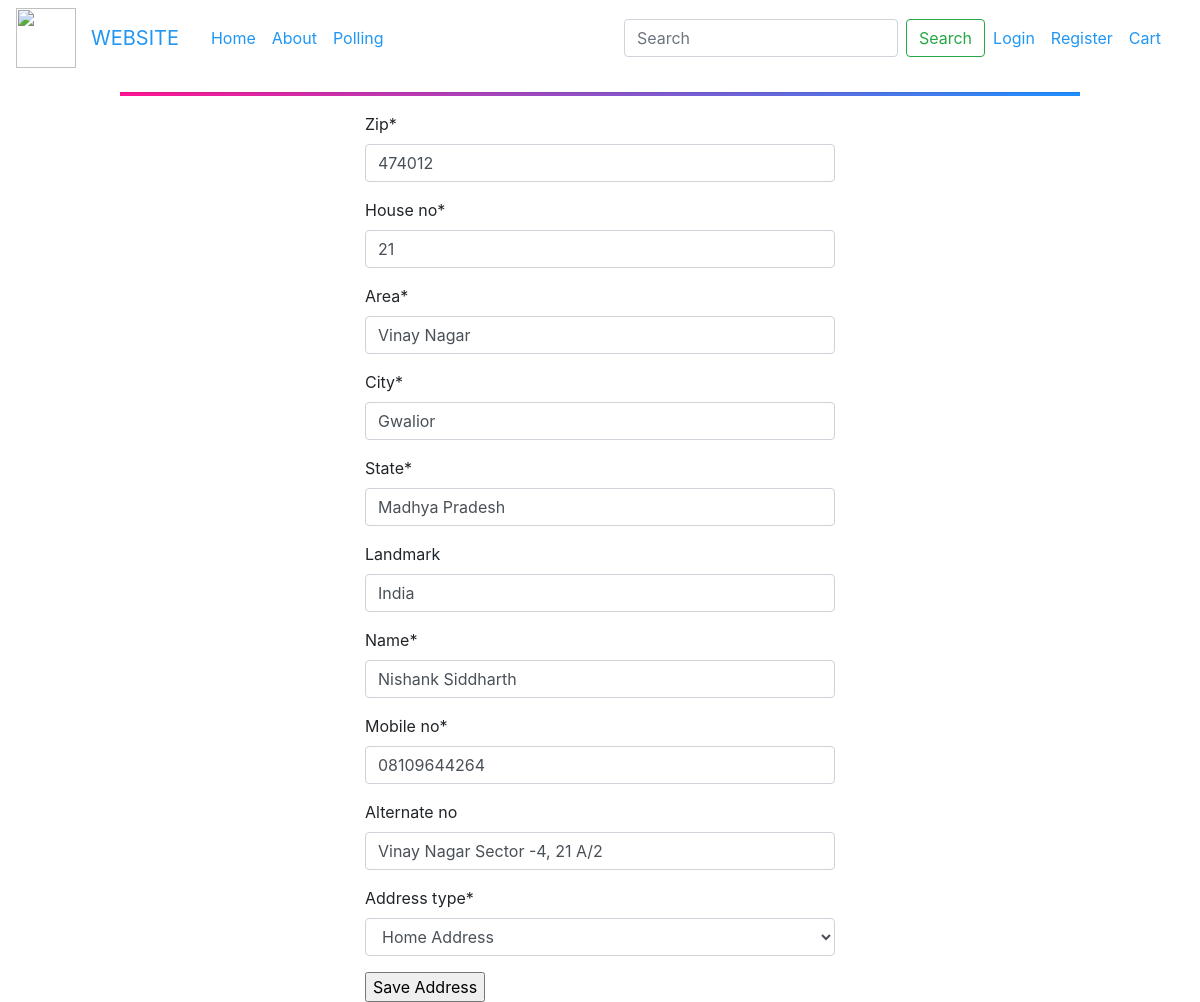
The app's page /address_form/1/ with its own data.
### users/models.py (models this page shows, shortened)
class Address(models.Model):
    user = models.ForeignKey(User, related_name="addresses", on_delete=models.CASCADE)
    zip = models.CharField(max_length=10, blank=False, null=False)
    house_no = models.CharField(max_length=120, blank=False, null=False)
    area = models.CharField(max_length=120, blank=False, null=False)
    city = models.CharField(max_length=120, blank=False, null=False)
    state = models.CharField(max_length=120, blank=False, null=False)
    landmark = models.CharField(max_length=120, blank=True, null=True)
    name = models.CharField(max_length=120, blank=False, null=False)
    mobile_no = models.CharField(max_length=10, blank=False, null=False)
    alternate_no = models.CharField(max_length=10, blank=True, null=True)
    address_type = models.CharField(max_length=120, choices=ADDRESS_TYPE, default='H')

### users/views.py (the view)
# urls.py: re_path(r'^address_form/(?P<id>\d+)/$', user_views.edit_address, name='edit_address'),
def edit_address(request, id):
    if request.method == "POST":
        address = Address.objects.get(id=id)
        form = CheckoutForm(request.POST, instance=address)
        if form.is_valid():
            address.zip = form.cleaned_data['zip']
            address.house_no = form.cleaned_data['house_no']
            address.area = form.cleaned_data['area']
            address.city = form.cleaned_data['city']
            address.state = form.cleaned_data['state']
            address.landmark = form.cleaned_data['landmark']
            address.name = form.cleaned_data['name']
            address.mobile_no = form.cleaned_data['mobile_no']
            address.alternate_no = form.cleaned_data['alternate_no']
            address.zip = form.cleaned_data['zip']
            address.address_type = form.cleaned_data['address_type']
            address.save()
            messages.success(request, f'Address edited successfully')
            return redirect('checkout')
    else:
        address = Address.objects.get(id=id)
        form = CheckoutForm(instance=address)
    template = "users/edit_address.html"
    context = {
        'user': request.user,
        'form': form,
        'address': address,
    }
    return render(request, template, context)

### orders/forms.py
class CheckoutForm(forms.ModelForm):
    class Meta:
        model = Address
        fields = ['zip', 'house_no', 'area', 'city', 'state', 'landmark', 'name', 'mobile_no', 'alternate_no',
                  'address_type']

### users/templates/users/edit_address.html (shortened to what this page needs)
{% extends "blog/base.html" %}
{% load crispy_forms_tags %}
{% block content %}
<div class="container col-md-5" >
    <form action="{% url 'edit_address' address.id %}" method="POST" >
    {{ form|crispy }}
    <input value="Save Address" type="submit">
    </form>
</div>
{% endblock %}

### records on screen
Address: zip "474012", house_no "21", area "Vinay Nagar", city "Gwalior", state "Madhya Pradesh", landmark "India", name "Nishank Siddharth", mobile_no "08109644264", alternate_no "Vinay Nagar Sector -4, 21 A/2", address_type "Home Address"
